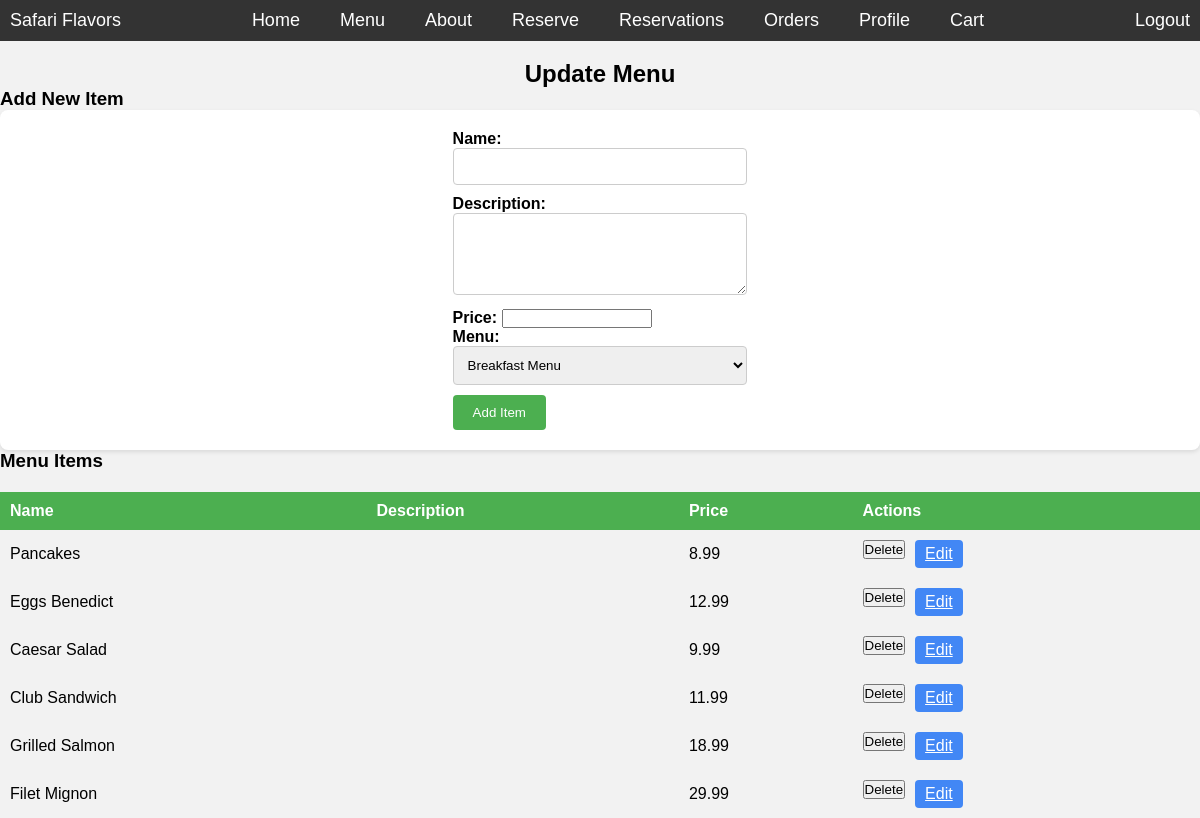
Page /update_menu.php (signed in) on the committed database.
### tables this page shows
CREATE TABLE menu_item (
    item_id INT PRIMARY KEY AUTO_INCREMENT,
    menu_id INT NOT NULL,
    name VARCHAR(100) NOT NULL,
    price DECIMAL(8, 2) NOT NULL,
    FOREIGN KEY (menu_id) REFERENCES menu (menu_id)
);

### update_menu.php (the view, shortened to what this page needs)
<?php
include 'connection.php';
$menuItems = array();
$query = "SELECT * FROM menu_item";
$result = mysqli_query($conn, $query);
if ($result) {
    while ($row = mysqli_fetch_assoc($result)) {
        $menuItems[] = $row;
    }
} else {
    $_SESSION['error_message'] = 'Error fetching menu items: ' . mysqli_error($conn);
}
?>
<!DOCTYPE html>
<html lang="en">
<head>
</head>
<body>
    <?php include 'navbar.php'; ?>
    <h2>Update Menu</h2>
    <h3>Add New Item</h3>
    <div class="edit-form">
        <form method="POST" action="update_menu.php">
            <label for="new_name">Name:</label>
            <input type="text" name="new_name" required><br>
            <label for="new_description">Description:</label>
            <textarea name="new_description" rows="4" required></textarea><br>
            <label for="new_price">Price:</label>
            <input type="number" name="new_price" step="0.01" required><br>
            <label for="menu_id">Menu:</label>
            <select name="menu_id">
            <?php
            $menuQuery = "SELECT * FROM menu";
            $menuResult = mysqli_query($conn, $menuQuery);
            if ($menuResult) {
                while ($menuRow = mysqli_fetch_assoc($menuResult)) {
                    echo '<option value="' . $menuRow['menu_id'] . '">' . $menuRow['name'] . '</option>';
                }
            }
            ?>
        </select><br>
            <input type="submit" value="Add Item">
        </form>
    </div>
      <h3>Menu Items</h3>
         <table>
            <tr>
                <th>Name</th>
                <th>Description</th>
                <th>Price</th>
                <th>Actions</th>
            </tr>
            <?php foreach ($menuItems as $menuItem): ?>
                <tr>
                    <td><?php echo $menuItem['name']; ?></td>
                    <td><?php echo $menuItem['description']; ?></td>
                    <td><?php echo $menuItem['price']; ?></td>
                    <td class="actions">
                        <form method="POST" action="update_menu.php">
                            <button type="submit" class="delete-button">Delete</button>
                        </form>
                        <a href="edit_item.php?item_id=<?php echo $menuItem['item_id']; ?>" class="edit-button">Edit</a>
                    </td>
                </tr>
            <?php endforeach; ?>
        </table>
</body>
</html>

### update_menu.php (style rules this page uses)
body { font-family: Arial, sans-serif; margin: 0; padding: 0; background-color: #f2f2f2; }
h2 { text-align: center; }
.edit-form { display: flex; flex-direction: column; align-items: center; justify-content: center; background-color: #fff; padding: 20px; border-radius: 8px; box-shadow: 0 2px 4px rgba(0, 0, 0, 0.1); }
.edit-form label { font-weight: bold; }
.edit-form input[type="text"], .edit-form textarea, .edit-form select { width: 100%; padding: 10px; margin-bottom: 10px; border: 1px solid #ccc; border-radius: 4px; }
.edit-form input[type="number"] { width: 150px; }
.edit-form input[type="submit"] { background-color: #4CAF50; color: white; border: none; padding: 10px 20px; border-radius: 4px; cursor: pointer; }
table { width: 100%; border-collapse: collapse; margin-top: 20px; }
th, td { padding: 10px; text-align: left; }
th { background-color: #4CAF50; color: white; }
tr:nth-child(even) { background-color: #f2f2f2; }
.actions { display: flex; gap: 10px; }
.edit-button { background-color: #4287f5; color: white; border: none; padding: 5px 10px; border-radius: 4px; cursor: pointer; }

### navbar.php (style rules this page uses)
* { margin: 0; padding: 0; box-sizing: border-box; }
body { padding-top: 60px; }

### rows in the picture
menu_item: name "Pancakes", price "8.99"
menu_item: name "Eggs Benedict", price "12.99"
menu_item: name "Caesar Salad", price "9.99"
menu_item: name "Club Sandwich", price "11.99"
menu_item: name "Grilled Salmon", price "18.99"
menu_item: name "Filet Mignon", price "29.99"

### other values in the picture
form field menu_id "Breakfast Menu"
